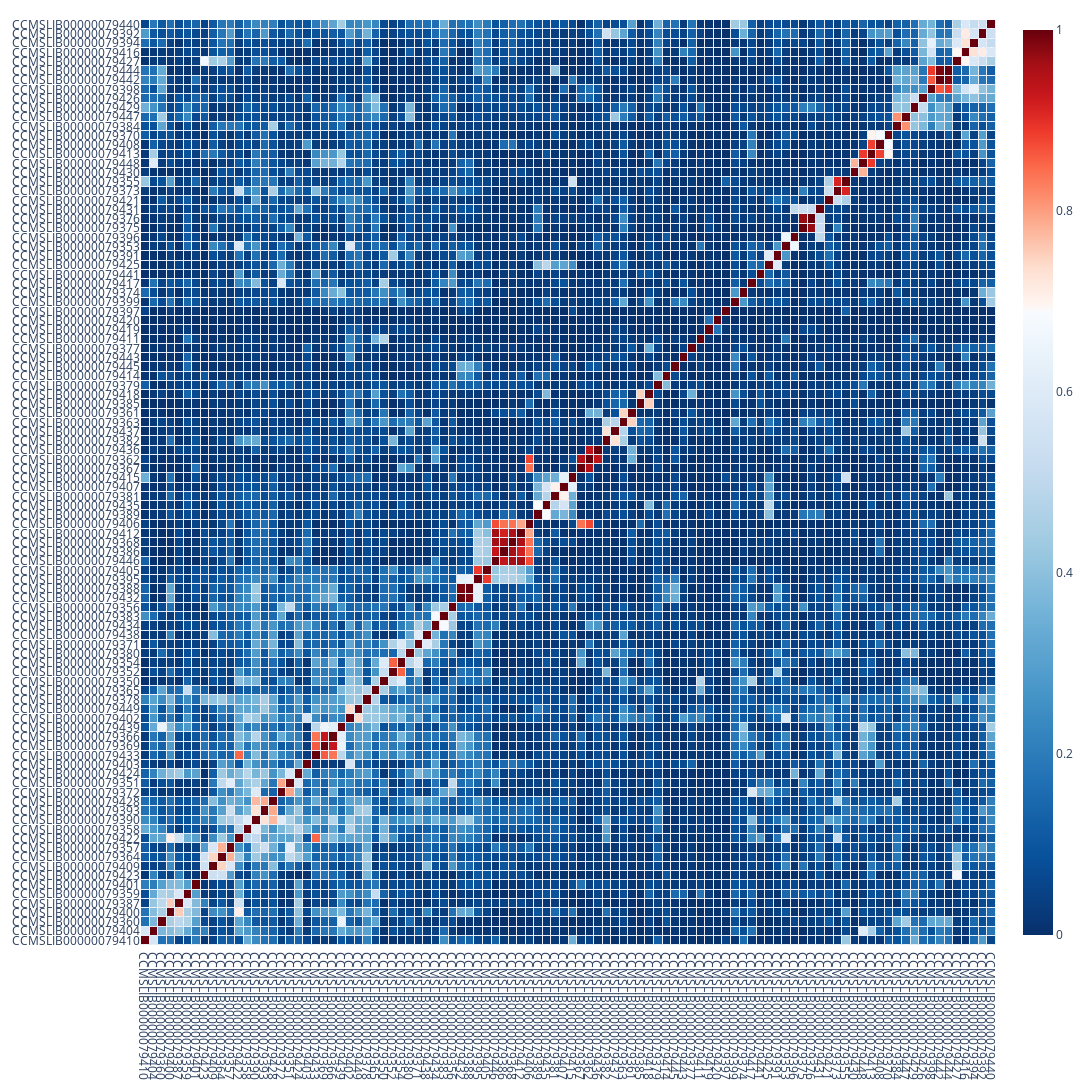
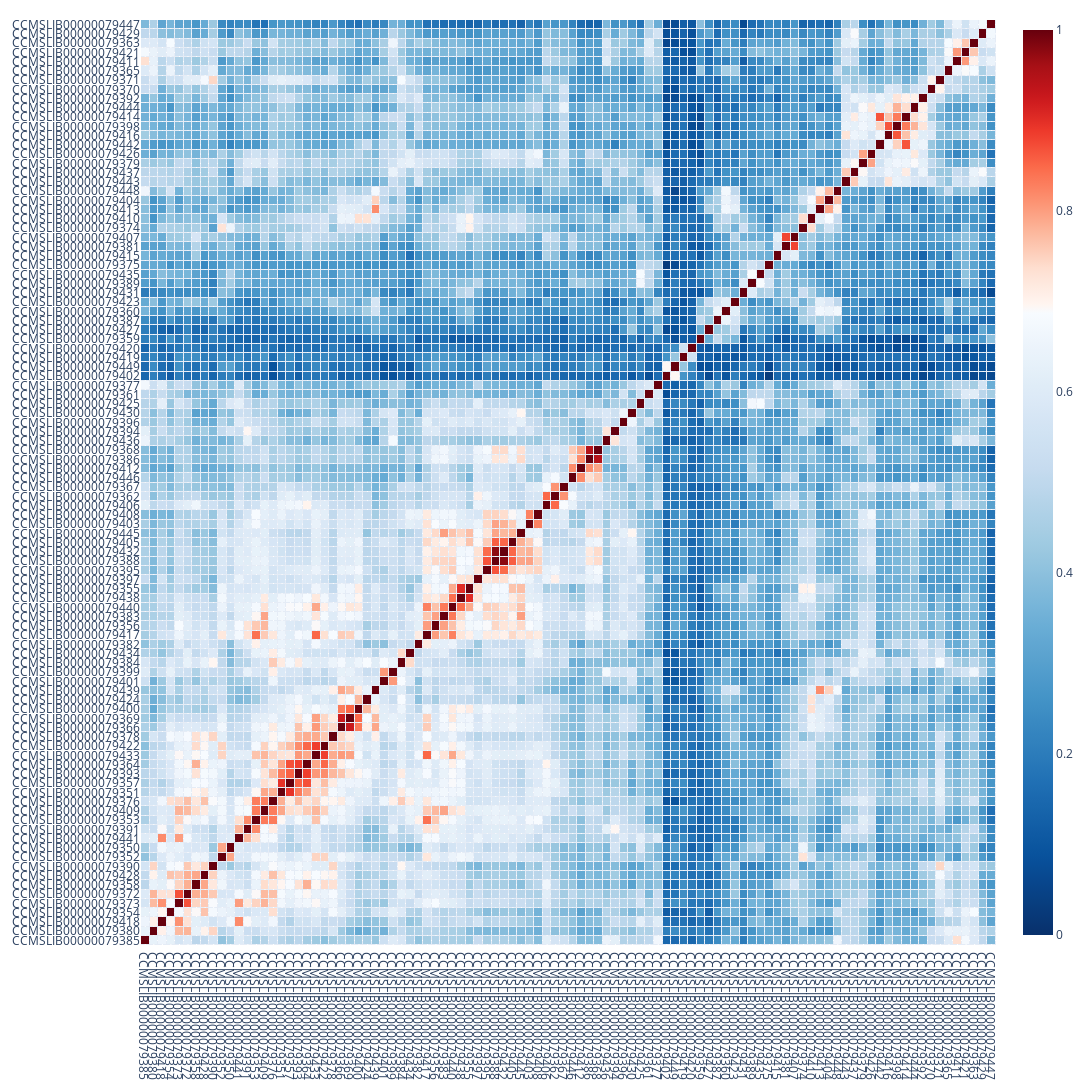

The cell these charts' notebook holds for them, in order:
### Code cell
import compMetabolomics.heatmap
threshold = 0.7
feature_ilocs = [iloc for iloc in range(400, 500)] # selected range of features from whole matrix, try different ranges.
feature_ids = [spectrum.feature_id for spectrum in spectra]
compMetabolomics.heatmap.generate_augmap_graph(feature_ilocs, similarity_matrix_modcos, feature_ids, threshold).show()
compMetabolomics.heatmap.generate_augmap_graph(feature_ilocs, similarity_matrix_ms2ds, feature_ids, threshold).show()
